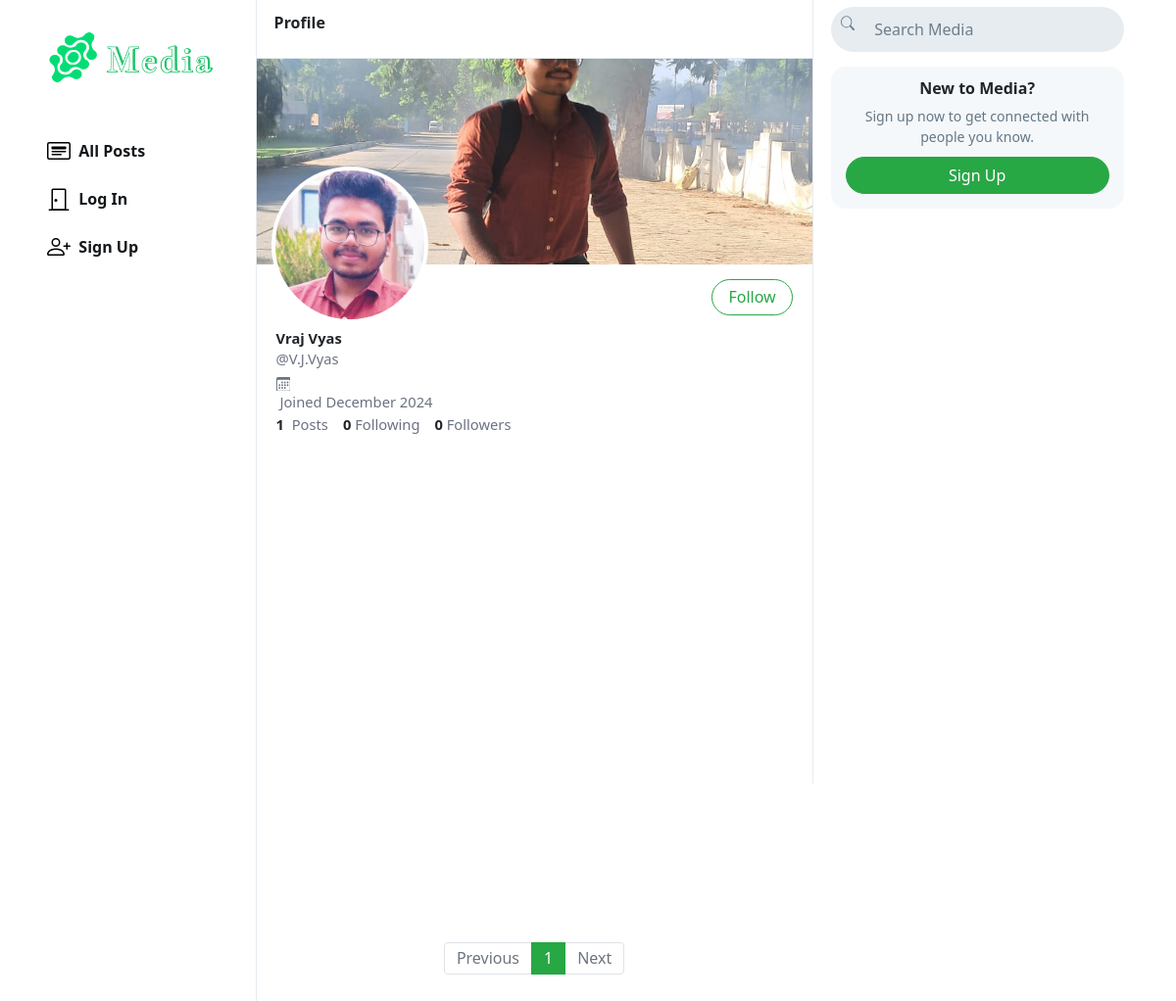
/V.J.Vyas, run on the app's committed database.
### Media/models.py (models this page shows, shortened)
class User(AbstractUser):
    profile_pic = models.ImageField(upload_to='profile_pic/')
    bio = models.TextField(max_length=160, blank=True, null=True)
    cover = models.ImageField(upload_to='covers/', blank=True)
    groups = models.ManyToManyField(
        'auth.Group',
        related_name='media_user_set',  # Custom related_name for the reverse accessor
        blank=True
    )
    user_permissions = models.ManyToManyField(
        'auth.Permission',
        related_name='media_user_permissions',  # Custom related_name for the reverse accessor
        blank=True
    )

### Media/views.py (the view)
# urls.py: path("<str:username>", views.profile, name='profile'),
def profile(request, username):
    user = User.objects.get(username=username)
    all_posts = Post.objects.filter(creater=user).order_by('-date_created')
    paginator = Paginator(all_posts, 10)
    page_number = request.GET.get('page')
    if page_number == None:
        page_number = 1
    posts = paginator.get_page(page_number)
    followings = []
    suggestions = []
    follower = False
    if request.user.is_authenticated:
        followings = Follower.objects.filter(followers=request.user).values_list('user', flat=True)
        suggestions = User.objects.exclude(pk__in=followings).exclude(username=request.user.username).order_by("?")[:6]
        if request.user in Follower.objects.get(user=user).followers.all():
            follower = True
    follower_count = Follower.objects.get(user=user).followers.all().count()
    following_count = Follower.objects.filter(followers=user).count()
    return render(request, 'Media/profile.html', {
        "username": user,
        "posts": posts,
        "posts_count": all_posts.count(),
        "suggestions": suggestions,
        "page": "profile",
        "is_follower": follower,
        "follower_count": follower_count,
        "following_count": following_count
    })

### Media/templates/Media/profile.html (shortened to what this page needs)
{% extends 'Media/index.html' %}
{% load static %}
{% block profile %}
    <div class="profile-view" data-user="{{username.username}}">
        <div class="h-[210px] bg-cover bg-center bg-no-repeat bg-[#ccd6dd]" style="background-image: url(/Media/{{username.cover}})"></div>
        <div class="absolute w-[160px] h-[160px] left-[15px] top-[110px] rounded-full border-4 border-white bg-white bg-cover bg-center bg-no-repeat" style="background-image: url(/Media/{{username.profile_pic}})"></div>
        <div class="p-[15px_20px]">
            <div>
                {% if user.username == username.username %}
                    <button class="btn btn-outline-success float-right" id="edit-profile-btn">Edit Profile</button>
                {% elif is_follower %}
                    <button class="btn btn-success float-right" onclick="unfollow_user(this,'{{username.username}}','edit_page')" id="following-btn">Following</button>
                {% else %}
                    <button class="btn btn-outline-success float-right" onclick="follow_user(this,'{{username.username}}','edit_page')" id="follow-btn">Follow</button>
                {% endif %}
            </div>
            <div class="mt-[52px] text-[.92em]">
                <h5 class="font-bold mb-0">{{username.first_name}} {{username.last_name}}</h5>
                <div class="text-gray-500">@{{username.username}}</div>
                <div class="text-gray-500 py-[8px_0px]">
                    &nbsp;Joined {{username.date_joined | date:"F Y"}}
                </div>
                <div>
                    <strong>
                        {{posts_count}}
                    </strong>
                    &nbsp;<span class="text-gray-500">Posts</span>
                    <a href="#">
                        <strong id="following__count">{{following_count | default:0}}</strong>&nbsp;<span class="text-gray-500">Following</span>
                    </a>
                    <a href="#">
                        <strong id="follower__count">{{follower_count | default:0}}</strong>&nbsp;<span class="text-gray-500">Followers</span>
                    </a>
                </div>
            </div>
        </div>
    </div>
{% endblock %}

### static/Media/styles.css (style rules this page uses)
.btn { border-radius: 20px; padding: 0.32rem 1rem 0.375rem 1rem; }
.btn, .btn:focus, .btn:active { box-shadow: none !important; -webkit-box-shadow: none !important; }
svg { vertical-align: text-top; }

### data on the page
User: cover (picture), profile_pic (picture), first_name "Vraj", last_name "Vyas", username "V.J.Vyas", date_joined "December 2024"

### other printed values
{{ posts_count }} "1"
{{ following_count | default:0 }} "0"
{{ follower_count | default:0 }} "0"
{{ each }} "1"
